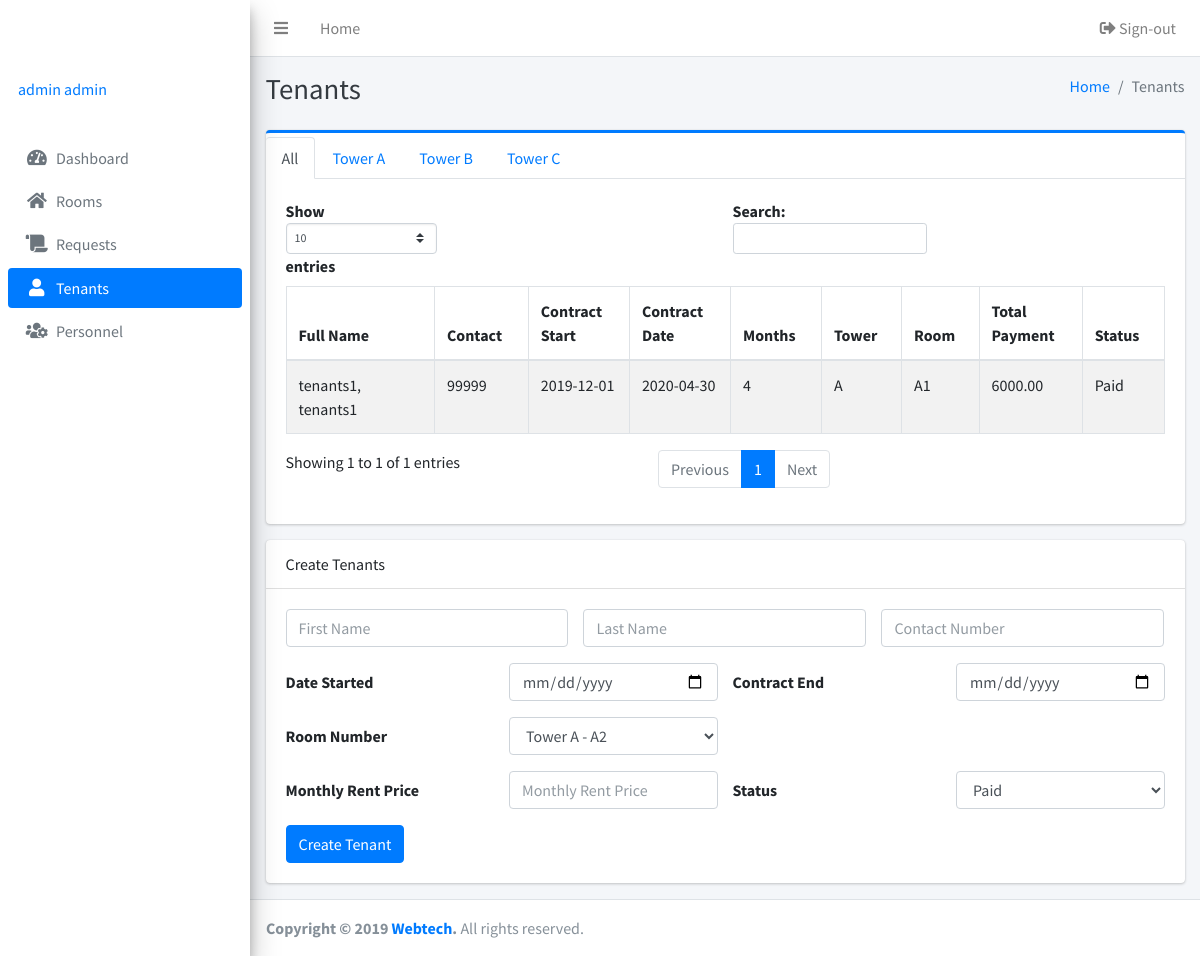
Page /tenants.php (signed in) on the committed database.
### tables this page shows
CREATE TABLE IF NOT EXISTS `tenants` (
  `id` int(255) NOT NULL AUTO_INCREMENT,
  `firstname` varchar(255) NOT NULL,
  `lastname` varchar(255) NOT NULL,
  `contact` int(255) NOT NULL,
  `datestart` varchar(255) NOT NULL,
  `dateend` varchar(255) NOT NULL,
  `months` decimal(65,2) NOT NULL,
  `room` varchar(255) NOT NULL,
  `totalpayment` decimal(65,2) NOT NULL,
  `status` enum('Paid','Pending') NOT NULL,
  PRIMARY KEY (`id`)
);

### inc/session.php (called while the page is built, shortened)
<?php
	include 'inc/db.php';;
	if(isset($_SESSION['admin'])){
		$sql = mysqli_query($db, "SELECT * FROM admin where `username` = '".$_SESSION['admin']."'");
		$user = mysqli_fetch_assoc($sql);
	}
	else{
		header('location: login.php');
		exit();
	}
?>

### tenants.php (the view, shortened to what this page needs)
<?php
  include 'inc/session.php';
  include 'inc/header.php';
  include 'inc/db.php';
 ?>
<?php
$link = "Tenants";
?>
<body class="hold-transition sidebar-mini">
<div class="wrapper">
<?php include 'inc/navbar.php'; ?>
  <div class="content-wrapper">
    <div class="content-header">
      <div class="container-fluid">
        <div class="row mb-2">
          <div class="col-sm-6">
            <h1 class="m-0 text-dark">Tenants</h1>
          </div>
          <div class="col-sm-6">
            <ol class="breadcrumb float-sm-right">
              <li class="breadcrumb-item"><a href="#">Home</a></li>
              <li class="breadcrumb-item active">Tenants</li>
            </ol>
          </div>
        </div>
      </div>
    </div>
    <div class="content">
      <div class="container-fluid">
         <div class="row">
            <div class="col-md-12">
            <div class="card card-primary card-outline card-tabs">
              <div class="card-header p-0 pt-1 border-bottom-0">
                <ul class="nav nav-tabs" id="custom-tabs-two-tab" role="tablist">
                  <li class="nav-item">
                    <a class="nav-link active" id="custom-tabs-two-home-tab" data-toggle="pill" href="#custom-tabs-two-home" role="tab" aria-controls="custom-tabs-two-home" aria-selected="true">All</a>
                  </li>
                  <li class="nav-item">
                    <a class="nav-link" id="custom-tabs-two-profile-tab" data-toggle="pill" href="#custom-tabs-two-profile" role="tab" aria-controls="custom-tabs-two-profile" aria-selected="false">Tower A</a>
                  </li>
                  <li class="nav-item">
                    <a class="nav-link" id="custom-tabs-two-messages-tab" data-toggle="pill" href="#custom-tabs-two-messages" role="tab" aria-controls="custom-tabs-two-messages" aria-selected="false">Tower B</a>
                  </li>
                  <li class="nav-item">
                    <a class="nav-link" id="custom-tabs-two-settings-tab" data-toggle="pill" href="#custom-tabs-two-settings" role="tab" aria-controls="custom-tabs-two-settings" aria-selected="false">Tower C</a>
                  </li>
                </ul>
              </div>
              <div class="card-body">
                <div class="tab-content" id="custom-tabs-two-tabContent">
                  <div class="tab-pane fade active show" id="custom-tabs-two-home" role="tabpanel" aria-labelledby="custom-tabs-two-home-tab">
                  <table class="table table-bordered table-striped display">
                  <thead>
                  <tr>
                    <th width="200">Full Name</th>
                    <th width="100">Contact</th>
                    <th width="100">Contract Start</th>
                    <th width="100">Contract Date</th>
                    <th width="100">Months</th>
                    <th width="100">Tower</th>
                    <th width="100">Room</th>
                    <th width="100">Total Payment</th>
                    <th width="100">Status</th>
                  </tr>
                  </thead>
                  <tbody>
                  <?php
                  $sql = mysqli_query($db, "SELECT * FROM tenants");
                  while ($row = mysqli_fetch_array($sql)) {
                        ?>
                  <tr>
                    <td><?php echo $row['lastname'];?>, <?php echo $row['firstname'];?></td>
                    <td><?php echo $row['contact'];?></td>
                    <td><?php echo $row['datestart'];?></td>
                    <td><?php echo $row['dateend'];?></td>
                    <td><?php echo number_format($row['months']);?></td>
                    <td><?php echo substr($row['room'], 0, -1);?></td>
                    <td><?php echo $row['room'];?></td>
                    <td><?php echo $row['totalpayment'];?></td>
                    <td><?php echo $row['status'];?></td>
                  </tr>
                  <?php   } ?>
                  </tbody>
                </table>
                  </div>
                </div>
              </div>
            </div>
          </div>
        </div>
         <div class="row">
          <div class="col-12">
            <div class="card">
              <div class="card-header">
               Create Tenants
              </div>
              <div class="card-body">
               <form class="form-horizontal" action="tenants.php" method="post" >
                  <div class="form-group row">
                    <div class="col-sm-4">
                      <input type="text" class="form-control" placeholder="First Name" name="firstname" required>
                    </div>
                    <div class="col-sm-4">
                      <input type="text" class="form-control" placeholder="Last Name" name="lastname" required>
                    </div>
                    <div class="col-sm-4">
                      <input type="number" class="form-control" placeholder="Contact Number" name="contact" required>
                    </div>
                  </div>
                  <div class="form-group row">
                    <label for="inputEmail3" class="col-sm-3 col-form-label">Date Started</label>
                    <div class="col-sm-3">
                      <input type="date" class="form-control" placeholder="Date Started" name="datestart" required>
                    </div>
                    <label for="inputEmail3" class="col-sm-3 col-form-label">Contract End</label>
                    <div class="col-sm-3">
                      <input type="date" class="form-control" placeholder="Contract End" name="dateend" required>
                    </div>
                  </div>
                  <div class="form-group row">
                    <label for="inputEmail3" class="col-sm-3 col-form-label">Room Number</label>
                    <div class="col-sm-3">
                      <select id="one" class="form-control" name="room">
                        <?php $room = mysqli_query($db, "SELECT * from rooms where status = 'Vacant'");?>
                        <?php foreach($room as $vacant): ?>
                          <option value="<?= $vacant['room']; ?>"><?= ucfirst($vacant['tower']); ?> - <?= ucfirst($vacant['room']); ?></option>
                        <?php endforeach; ?>
                      </select>
                    </div>
                  </div>
                  <div class="form-group row">
                    <label for="inputEmail3" class="col-sm-3 col-form-label">Monthly Rent Price</label>
                    <div class="col-sm-3">
                      <input type="int" class="form-control" placeholder="Monthly Rent Price" name="price">
                    </div>
                    <label for="inputEmail3" class="col-sm-3 col-form-label">Status</label>
                    <div class="col-sm-3">
                      <select id="one" class="form-control" name="status">
                          <option value="1">Paid</option>
                      </select>
                    </div>
                  </div>
                  <button type="submit" class="btn btn-primary" name="submit">Create Tenant</button>
                  </form>
              </div>
            </div>
          </div>
        </div>
      </div>
    </div>
  </div>
  <?php include 'inc/footer.php'; ?>
</div>
</body>
</html>

### inc/navbar.php
<nav class="main-header navbar navbar-expand navbar-white navbar-light">
  <ul class="navbar-nav">
    <li class="nav-item">
      <a class="nav-link" data-widget="pushmenu" href="#"><i class="fas fa-bars"></i></a>
    </li>
    <li class="nav-item d-none d-sm-inline-block">
      <a href="index3.html" class="nav-link">Home</a>
    </li>
  </ul>
  <ul class="navbar-nav ml-auto">
    <li class="nav-item">
      <a class="nav-link" href="logout.php"><i class="nav-icon fas fa-sign-out-alt"></i> Sign-out</a>
    </li>
  </ul>
</nav>
<aside class="main-sidebar sidebar-gray elevation-4">
  <a href="index3.html" class="brand-link">
    <span class="brand-text font-weight-light">Imperfecto</span>
  </a>
  <div class="sidebar">
    <div class="user-panel mt-3 pb-3 mb-3 d-flex">
      <div class="info">
        <a href="#" class="d-block"><?php echo $user['firstname']. ' '.$user['lastname']; ?></a>
      </div>
    </div>
    <nav class="mt-2">
      <ul class="nav nav-pills nav-sidebar flex-column" data-widget="treeview" role="menu" data-accordion="false">
        <li class="nav-item">
          <a href="index.php" class="nav-link <?php if($link == 'Dashboard') {echo 'active';} ?>">
            <i class="nav-icon fas fa-tachometer-alt"></i>
            <p>
              Dashboard
            </p>
          </a>
        </li>
        <li class="nav-item">
          <a href="rooms.php" class="nav-link <?php if($link == 'Rooms') {echo 'active';} ?>">
            <i class="nav-icon fas fa-home"></i>
            <p>
              Rooms
            </p>
          </a>
        </li>
        <li class="nav-item">
          <a href="request.php" class="nav-link <?php if($link == 'Request') {echo 'active';} ?>">
            <i class="nav-icon fas fa-scroll"></i>
            <p>
              Requests
            </p>
          </a>
        </li>
        <li class="nav-item">
          <a href="tenants.php" class="nav-link <?php if($link == 'Tenants') {echo 'active';} ?>">
            <i class="nav-icon fas fa-user"></i>
            <p>
              Tenants
            </p>
          </a>
        </li>
        <li class="nav-item">
          <a href="users.php" class="nav-link <?php if($link == 'Personnel') {echo 'active';} ?>">
            <i class="nav-icon fas fa-users-cog"></i>
            <p>
              Personnel
            </p>
          </a>
        </li>
      </ul>
    </nav>
  </div>
</aside>

### inc/header.php (style rules this page uses)
p, h1, h2, h3, h4, h5, h6, label, td, dt, dd { user-select: none; -webkit-user-select: none; -khtml-user-select: none; -moz-user-select: none; -ms-user-select: none; }

### rows in the picture
tenants: lastname "tenants1", firstname "tenants1", contact "99999", datestart "2019-12-01", dateend "2020-04-30", months "4", room "A", room "A1", totalpayment "6000.00", status "Paid"

### other values in the picture
$user['firstname'] "admin"
$user['lastname'] "admin"
form field room "Tower A - A2"
